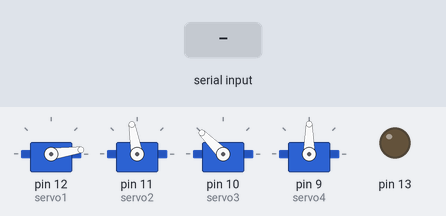
Simulated run of this sketch. Board: Arduino Uno, built with avr-gcc and run on an emulated ATmega328P. Parts: 4 × servo, output pins drawn as LEDs (lit = HIGH). The test bench sets the inputs (shaded band).

Above: at 1.7 s.
1.8 s: "A90\n" received over the second serial link
At 2.8 s:
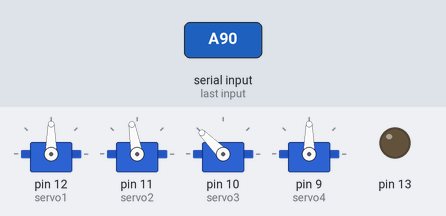
3.3 s: "B90\n" received over the second serial link
At 3.9 s:
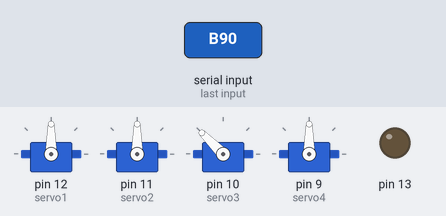
4.8 s: "A,45\n" received over the second serial link
At 6.0 s:
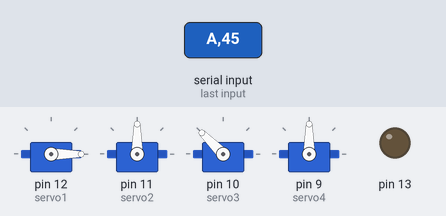
6.3 s: "B,45\n" received over the second serial link
At 7.4 s:
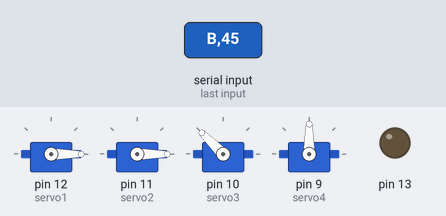
7.8 s: "C90\n" received over the second serial link
At 8.5 s:
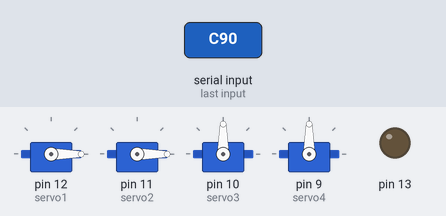
9.3 s: "C,45\n" received over the second serial link
At 9.7 s:
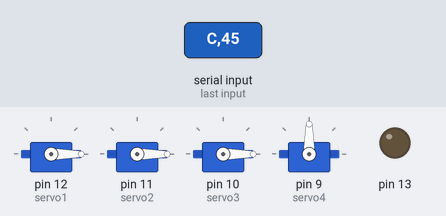
Timing chart, 0 to 11.8 s (numbered marks = the images above; inputs shaded):
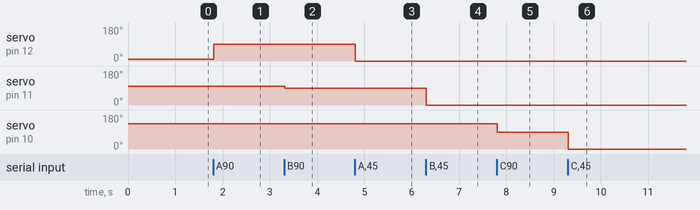

Measured:
- after the input at 1.8 s, servo on pin 12 (servo1): 8° → 90° at once
- after the input at 3.3 s, servo on pin 11 (servo2): 100° → 90° at once
- after the input at 4.8 s, servo on pin 12 (servo1): 90° → 0° at once
- after the input at 6.3 s, servo on pin 11 (servo2): 90° → 0° at once
- after the input at 7.8 s, servo on pin 10 (servo3): 135° → 90° at once
- after the input at 9.3 s, servo on pin 10 (servo3): 90° → 0° at once

The sketch:

brazo_robotico.ino
```cpp
#include <Servo.h>
#include <SoftwareSerial.h>

SoftwareSerial BT(2, 3); // RX, TX

Servo servo1;
Servo servo2;
Servo servo3;
Servo servo4;

char a;
String readString;

void setup() {
  pinMode(13, OUTPUT);

  servo1.attach(12); // PINZA
  servo2.attach(11); // ANTEBRAZO
  servo3.attach(10); // BRAZO
  servo4.attach(9);  // BASE

  BT.begin(9600);

  servo1.write(8);    // PINZA
  servo2.write(100);  // ANTEBRAZO
  servo3.write(135);  // BRAZO
  servo4.write(90);   // BASE

  delay(500);
}

void loop() {

  if (BT.available()) {

    a = BT.read();

    if (a == 'A') {
      motor1();
    }

    else if (a == 'B') {
      motor2();
    }

    else if (a == 'C') {
      motor3();
    }

    else if (a == 'D') {
      motor4();
    }

    else if (a == 'E') {
      digitalWrite(13, HIGH);
    }

    else if (a == 'F') {
      digitalWrite(13, LOW);
    }
  }
}

void motor1() {

  delay(10);

  while (BT.available()) {
    char b = BT.read();
    readString += b;
  }

  if (readString.length() > 0) {

    int angulo = constrain(readString.toInt(), 0, 180);
    servo1.write(angulo);

    readString = "";
  }
}

void motor2() {

  delay(10);

  while (BT.available()) {
    char b = BT.read();
    readString += b;
  }

  if (readString.length() > 0) {

    int angulo = constrain(readString.toInt(), 0, 180);
    servo2.write(angulo);

    readString = "";
  }
}

void motor3() {

  delay(10);

  while (BT.available()) {
    char b = BT.read();
    readString += b;
  }

  if (readString.length() > 0) {

    int angulo = constrain(readString.toInt(), 0, 180);
    servo3.write(angulo);

    readString = "";
  }
}

void motor4() {

  delay(10);

  while (BT.available()) {
    char b = BT.read();
    readString += b;
  }

  if (readString.length() > 0) {

    int angulo = constrain(readString.toInt(), 0, 180);
    servo4.write(angulo);

    readString = "";
  }
}
```
